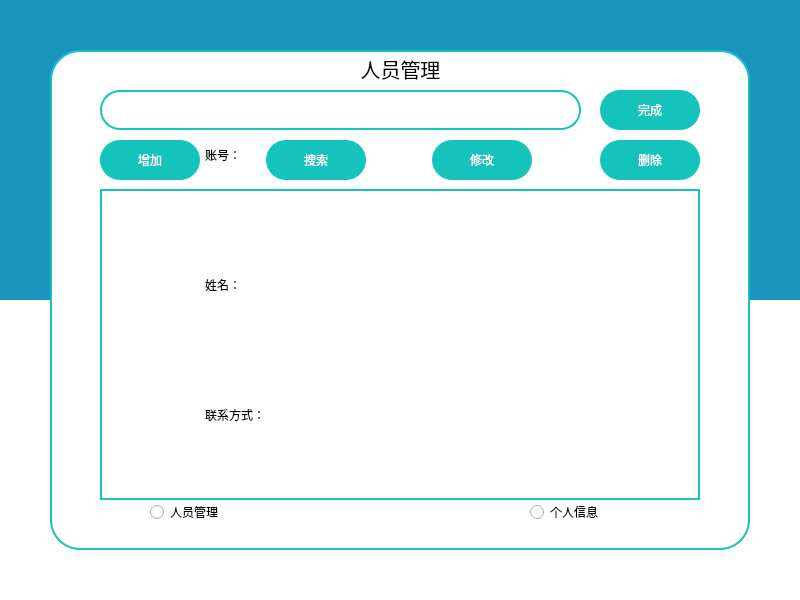
<?xml version="1.0" encoding="UTF-8"?>
<ui version="4.0">
 <class>SysWindow</class>
 <widget class="QMainWindow" name="SysWindow">
  <property name="geometry">
   <rect>
    <x>0</x>
    <y>0</y>
    <width>800</width>
    <height>600</height>
   </rect>
  </property>
  <property name="windowTitle">
   <string>系统管理员</string>
  </property>
  <property name="windowIcon">
   <iconset resource="recourse.qrc">
    <normaloff>:/icon1.png</normaloff>:/icon1.png</iconset>
  </property>
  <property name="autoFillBackground">
   <bool>false</bool>
  </property>
  <property name="styleSheet">
   <string notr="true">background-color:rgb(26,148,188);
border:none</string>
  </property>
  <widget class="QWidget" name="centralwidget">
   <widget class="QGroupBox" name="BottomGB">
    <property name="geometry">
     <rect>
      <x>0</x>
      <y>300</y>
      <width>800</width>
      <height>300</height>
     </rect>
    </property>
    <property name="styleSheet">
     <string notr="true">background-color:rgb(255, 255, 255);
border:none</string>
    </property>
    <property name="title">
     <string/>
    </property>
   </widget>
   <widget class="QGroupBox" name="LogGB">
    <property name="geometry">
     <rect>
      <x>50</x>
      <y>50</y>
      <width>700</width>
      <height>500</height>
     </rect>
    </property>
    <property name="styleSheet">
     <string notr="true">border:2px solid rgb(20, 196, 188);
border-radius:30px;
background-color:rgb(255,255,255);

</string>
    </property>
    <property name="title">
     <string/>
    </property>
    <property name="alignment">
     <set>Qt::AlignCenter</set>
    </property>
    <widget class="QLabel" name="SysStrL">
     <property name="geometry">
      <rect>
       <x>290</x>
       <y>3</y>
       <width>121</width>
       <height>31</height>
      </rect>
     </property>
     <property name="font">
      <font>
       <family>Microsoft YaHei UI</family>
       <pointsize>15</pointsize>
       <italic>false</italic>
       <bold>false</bold>
       <stylestrategy>PreferAntialias</stylestrategy>
      </font>
     </property>
     <property name="styleSheet">
      <string notr="true">font: 290 15pt &quot;Microsoft YaHei UI&quot;;
border:none;</string>
     </property>
     <property name="text">
      <string>人员管理</string>
     </property>
     <property name="alignment">
      <set>Qt::AlignCenter</set>
     </property>
    </widget>
    <widget class="QRadioButton" name="SysInfoRb">
     <property name="geometry">
      <rect>
       <x>480</x>
       <y>450</y>
       <width>120</width>
       <height>24</height>
      </rect>
     </property>
     <property name="styleSheet">
      <string notr="true">back-ground-color:rgb(255,255,255);
font: 290 9pt &quot;Microsoft YaHei UI&quot;;
border:none;</string>
     </property>
     <property name="text">
      <string>个人信息</string>
     </property>
    </widget>
    <widget class="QRadioButton" name="MgrRb">
     <property name="geometry">
      <rect>
       <x>100</x>
       <y>450</y>
       <width>120</width>
       <height>24</height>
      </rect>
     </property>
     <property name="styleSheet">
      <string notr="true">back-ground-color:rgb(255,255,255);
font: 290 9pt &quot;Microsoft YaHei UI&quot;;
border:none;</string>
     </property>
     <property name="text">
      <string>人员管理</string>
     </property>
    </widget>
    <widget class="QTableView" name="dataLV">
     <property name="geometry">
      <rect>
       <x>50</x>
       <y>139</y>
       <width>600</width>
       <height>311</height>
      </rect>
     </property>
     <property name="contextMenuPolicy">
      <enum>Qt::DefaultContextMenu</enum>
     </property>
     <property name="styleSheet">
      <string notr="true">QTableView{
	border:2px solid rgb(20,196,188);
	border-radius:0px;
	selection-color: white;                             /*选中区域的文字颜色*/
    selection-background-color:rgb(20,196,188);
}
QHeaderView::section {
    color: black;
    background-color: rgb(255,255,255);
    border: 0px solid rgb(20,196,188);
    border-radius:0px;
    border-color: rgb(20,196,188);
} 
QHeaderView{
	border:none;
}

</string>
     </property>
     <property name="frameShape">
      <enum>QFrame::StyledPanel</enum>
     </property>
     <property name="showGrid">
      <bool>true</bool>
     </property>
     <property name="gridStyle">
      <enum>Qt::NoPen</enum>
     </property>
     <property name="wordWrap">
      <bool>false</bool>
     </property>
     <attribute name="horizontalHeaderCascadingSectionResizes">
      <bool>false</bool>
     </attribute>
     <attribute name="horizontalHeaderMinimumSectionSize">
      <number>27</number>
     </attribute>
     <attribute name="horizontalHeaderHighlightSections">
      <bool>false</bool>
     </attribute>
     <attribute name="horizontalHeaderShowSortIndicator" stdset="0">
      <bool>false</bool>
     </attribute>
     <attribute name="horizontalHeaderStretchLastSection">
      <bool>true</bool>
     </attribute>
     <attribute name="verticalHeaderVisible">
      <bool>false</bool>
     </attribute>
     <attribute name="verticalHeaderCascadingSectionResizes">
      <bool>false</bool>
     </attribute>
     <attribute name="verticalHeaderHighlightSections">
      <bool>false</bool>
     </attribute>
     <attribute name="verticalHeaderShowSortIndicator" stdset="0">
      <bool>false</bool>
     </attribute>
     <attribute name="verticalHeaderStretchLastSection">
      <bool>false</bool>
     </attribute>
    </widget>
    <widget class="QLabel" name="NameL">
     <property name="geometry">
      <rect>
       <x>155</x>
       <y>220</y>
       <width>390</width>
       <height>30</height>
      </rect>
     </property>
     <property name="styleSheet">
      <string notr="true">font: 290 10pt &quot;Microsoft YaHei UI&quot;;
border:none;
border-radius:20px</string>
     </property>
     <property name="text">
      <string>姓名：</string>
     </property>
    </widget>
    <widget class="QLabel" name="TeleL">
     <property name="geometry">
      <rect>
       <x>155</x>
       <y>350</y>
       <width>390</width>
       <height>30</height>
      </rect>
     </property>
     <property name="styleSheet">
      <string notr="true">font: 290 10pt &quot;Microsoft YaHei UI&quot;;
border:none;
border-radius:20px</string>
     </property>
     <property name="text">
      <string>联系方式：</string>
     </property>
    </widget>
    <widget class="QLabel" name="WaringL">
     <property name="geometry">
      <rect>
       <x>190</x>
       <y>470</y>
       <width>281</width>
       <height>21</height>
      </rect>
     </property>
     <property name="styleSheet">
      <string notr="true">font: 25 9pt &quot;Microsoft YaHei UI&quot;;
color:rgb(204,22,58);
border:none;</string>
     </property>
     <property name="text">
      <string/>
     </property>
     <property name="alignment">
      <set>Qt::AlignCenter</set>
     </property>
    </widget>
    <widget class="QLabel" name="IdL">
     <property name="geometry">
      <rect>
       <x>155</x>
       <y>90</y>
       <width>390</width>
       <height>30</height>
      </rect>
     </property>
     <property name="styleSheet">
      <string notr="true">font: 290 10pt &quot;Microsoft YaHei UI&quot;;
border:none;
border-radius:20px</string>
     </property>
     <property name="text">
      <string>账号：</string>
     </property>
    </widget>
    <widget class="QLineEdit" name="InfoT">
     <property name="geometry">
      <rect>
       <x>50</x>
       <y>40</y>
       <width>481</width>
       <height>40</height>
      </rect>
     </property>
     <property name="styleSheet">
      <string notr="true">border-radius:20px;
border:2px solid rgb(20,196,188);
font: 290 10pt &quot;Microsoft YaHei UI&quot;;</string>
     </property>
     <property name="text">
      <string/>
     </property>
     <property name="alignment">
      <set>Qt::AlignCenter</set>
     </property>
    </widget>
    <widget class="QPushButton" name="AddB">
     <property name="geometry">
      <rect>
       <x>50</x>
       <y>90</y>
       <width>100</width>
       <height>40</height>
      </rect>
     </property>
     <property name="styleSheet">
      <string notr="true">QPushButton{
	background-color: rgb(20,196,188);
	color: rgb(255,255,255);
	font: 25 14pt &quot;Microsoft YaHei UI&quot;;
	border: none;
	border-radius:20px;
}

QPushButton:hover{
		background-color: rgb(22,218,208);
}
QPushButton:pressed{
	background-color: rgb(17,171,164);
}


</string>
     </property>
     <property name="text">
      <string>增加</string>
     </property>
    </widget>
    <widget class="QPushButton" name="SearhB">
     <property name="geometry">
      <rect>
       <x>216</x>
       <y>90</y>
       <width>100</width>
       <height>40</height>
      </rect>
     </property>
     <property name="styleSheet">
      <string notr="true">QPushButton{
	background-color: rgb(20,196,188);
	color: rgb(255,255,255);
	font: 25 14pt &quot;Microsoft YaHei UI&quot;;
	border: none;
	border-radius:20px;
}

QPushButton:hover{
		background-color: rgb(22,218,208);
}
QPushButton:pressed{
	background-color: rgb(17,171,164);
}


</string>
     </property>
     <property name="text">
      <string>搜索</string>
     </property>
    </widget>
    <widget class="QPushButton" name="ModfiyB">
     <property name="geometry">
      <rect>
       <x>382</x>
       <y>90</y>
       <width>100</width>
       <height>40</height>
      </rect>
     </property>
     <property name="styleSheet">
      <string notr="true">QPushButton{
	background-color: rgb(20,196,188);
	color: rgb(255,255,255);
	font: 25 14pt &quot;Microsoft YaHei UI&quot;;
	border: none;
	border-radius:20px;
}

QPushButton:hover{
		background-color: rgb(22,218,208);
}
QPushButton:pressed{
	background-color: rgb(17,171,164);
}


</string>
     </property>
     <property name="text">
      <string>修改</string>
     </property>
    </widget>
    <widget class="QPushButton" name="DeleteB">
     <property name="geometry">
      <rect>
       <x>550</x>
       <y>90</y>
       <width>100</width>
       <height>40</height>
      </rect>
     </property>
     <property name="styleSheet">
      <string notr="true">QPushButton{
	background-color: rgb(20,196,188);
	color: rgb(255,255,255);
	font: 25 14pt &quot;Microsoft YaHei UI&quot;;
	border: none;
	border-radius:20px;
}

QPushButton:hover{
		background-color: rgb(22,218,208);
}
QPushButton:pressed{
	background-color: rgb(17,171,164);
}


</string>
     </property>
     <property name="text">
      <string>删除</string>
     </property>
    </widget>
    <widget class="QPushButton" name="FinshB">
     <property name="geometry">
      <rect>
       <x>550</x>
       <y>40</y>
       <width>100</width>
       <height>40</height>
      </rect>
     </property>
     <property name="styleSheet">
      <string notr="true">QPushButton{
	background-color: rgb(20,196,188);
	color: rgb(255,255,255);
	font: 25 14pt &quot;Microsoft YaHei UI&quot;;
	border: none;
	border-radius:20px;
}

QPushButton:hover{
		background-color: rgb(22,218,208);
}
QPushButton:pressed{
	background-color: rgb(17,171,164);
}


</string>
     </property>
     <property name="text">
      <string>完成</string>
     </property>
    </widget>
    <zorder>dataLV</zorder>
    <zorder>SysStrL</zorder>
    <zorder>SysInfoRb</zorder>
    <zorder>MgrRb</zorder>
    <zorder>NameL</zorder>
    <zorder>TeleL</zorder>
    <zorder>WaringL</zorder>
    <zorder>IdL</zorder>
    <zorder>InfoT</zorder>
    <zorder>AddB</zorder>
    <zorder>SearhB</zorder>
    <zorder>ModfiyB</zorder>
    <zorder>DeleteB</zorder>
    <zorder>FinshB</zorder>
   </widget>
   <widget class="QPushButton" name="MinB">
    <property name="geometry">
     <rect>
      <x>740</x>
      <y>0</y>
      <width>30</width>
      <height>30</height>
     </rect>
    </property>
    <property name="styleSheet">
     <string notr="true">QPushButton:hover{
		background-color:rgb(21, 131, 161);
}
QPushButton:pressed{
	background-color:rgb(17, 111, 134);
}
</string>
    </property>
    <property name="text">
     <string/>
    </property>
    <property name="icon">
     <iconset resource="recourse.qrc">
      <normaloff>:/icon3.png</normaloff>:/icon3.png</iconset>
    </property>
    <property name="iconSize">
     <size>
      <width>19</width>
      <height>19</height>
     </size>
    </property>
   </widget>
   <widget class="QPushButton" name="CloseB">
    <property name="geometry">
     <rect>
      <x>770</x>
      <y>0</y>
      <width>30</width>
      <height>30</height>
     </rect>
    </property>
    <property name="styleSheet">
     <string notr="true">QPushButton:hover{
		background-color: rgb(255, 0, 0);
}
QPushButton:pressed{
	background-color: rgb(162, 0, 3);
}
</string>
    </property>
    <property name="text">
     <string/>
    </property>
    <property name="icon">
     <iconset resource="recourse.qrc">
      <normaloff>:/icon2.png</normaloff>:/icon2.png</iconset>
    </property>
    <property name="iconSize">
     <size>
      <width>20</width>
      <height>20</height>
     </size>
    </property>
   </widget>
  </widget>
 </widget>
 <resources>
  <include location="recourse.qrc"/>
 </resources>
 <connections/>
</ui>
